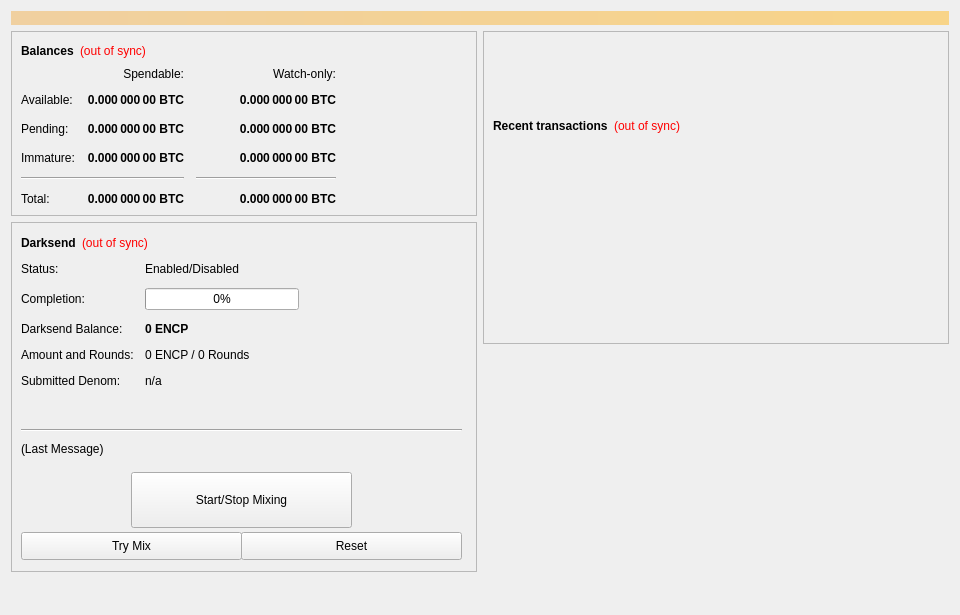
<?xml version="1.0" encoding="UTF-8"?>
<ui version="4.0">
 <class>OverviewPage</class>
 <widget class="QWidget" name="OverviewPage">
  <property name="geometry">
   <rect>
    <x>0</x>
    <y>0</y>
    <width>960</width>
    <height>615</height>
   </rect>
  </property>
  <property name="minimumSize">
   <size>
    <width>960</width>
    <height>0</height>
   </size>
  </property>
  <property name="windowTitle">
   <string>Form</string>
  </property>
  <layout class="QVBoxLayout" name="topLayout">
   <item>
    <widget class="QLabel" name="labelAlerts">
     <property name="visible">
      <bool>false</bool>
     </property>
     <property name="styleSheet">
      <string notr="true">background-color: qlineargradient(x1: 0, y1: 0, x2: 1, y2: 0, stop:0 #F0D0A0, stop:1 #F8D488); color:#000000;</string>
     </property>
     <property name="wordWrap">
      <bool>true</bool>
     </property>
     <property name="margin">
      <number>3</number>
     </property>
    </widget>
   </item>
   <item>
    <layout class="QHBoxLayout" name="horizontalLayout" stretch="1,1">
     <item>
      <layout class="QVBoxLayout" name="verticalLayout_2">
       <item>
        <widget class="QFrame" name="frame">
         <property name="frameShape">
          <enum>QFrame::StyledPanel</enum>
         </property>
         <property name="frameShadow">
          <enum>QFrame::Raised</enum>
         </property>
         <layout class="QVBoxLayout" name="verticalLayout_4">
          <item>
           <layout class="QHBoxLayout" name="horizontalLayout_4">
            <item>
             <widget class="QLabel" name="label_5">
              <property name="font">
               <font>
                <weight>75</weight>
                <bold>true</bold>
               </font>
              </property>
              <property name="text">
               <string>Balances</string>
              </property>
             </widget>
            </item>
            <item>
             <widget class="QLabel" name="labelWalletStatus">
              <property name="cursor">
               <cursorShape>WhatsThisCursor</cursorShape>
              </property>
              <property name="toolTip">
               <string>The displayed information may be out of date. Your wallet automatically synchronizes with the ENCP network after a connection is established, but this process has not completed yet.</string>
              </property>
              <property name="styleSheet">
               <string notr="true">QLabel { color: red; }</string>
              </property>
              <property name="text">
               <string notr="true">(out of sync)</string>
              </property>
              <property name="alignment">
               <set>Qt::AlignLeading|Qt::AlignLeft|Qt::AlignVCenter</set>
              </property>
             </widget>
            </item>
            <item>
             <spacer name="horizontalSpacer_3">
              <property name="orientation">
               <enum>Qt::Horizontal</enum>
              </property>
              <property name="sizeHint" stdset="0">
               <size>
                <width>40</width>
                <height>20</height>
               </size>
              </property>
             </spacer>
            </item>
           </layout>
          </item>
          <item>
           <layout class="QGridLayout" name="gridLayout">
            <property name="spacing">
             <number>12</number>
            </property>
            <item row="2" column="2">
             <widget class="QLabel" name="labelWatchPending">
              <property name="font">
               <font>
                <weight>75</weight>
                <bold>true</bold>
               </font>
              </property>
              <property name="cursor">
               <cursorShape>IBeamCursor</cursorShape>
              </property>
              <property name="toolTip">
               <string>Unconfirmed transactions to watch-only addresses</string>
              </property>
              <property name="text">
               <string notr="true">0.000 000 00 BTC</string>
              </property>
              <property name="alignment">
               <set>Qt::AlignRight|Qt::AlignTrailing|Qt::AlignVCenter</set>
              </property>
              <property name="textInteractionFlags">
               <set>Qt::LinksAccessibleByMouse|Qt::TextSelectableByKeyboard|Qt::TextSelectableByMouse</set>
              </property>
             </widget>
            </item>
            <item row="2" column="1">
             <widget class="QLabel" name="labelUnconfirmed">
              <property name="font">
               <font>
                <weight>75</weight>
                <bold>true</bold>
               </font>
              </property>
              <property name="cursor">
               <cursorShape>IBeamCursor</cursorShape>
              </property>
              <property name="toolTip">
               <string>Total of transactions that have yet to be confirmed, and do not yet count toward the spendable balance</string>
              </property>
              <property name="text">
               <string notr="true">0.000 000 00 BTC</string>
              </property>
              <property name="alignment">
               <set>Qt::AlignRight|Qt::AlignTrailing|Qt::AlignVCenter</set>
              </property>
              <property name="textInteractionFlags">
               <set>Qt::LinksAccessibleByMouse|Qt::TextSelectableByKeyboard|Qt::TextSelectableByMouse</set>
              </property>
             </widget>
            </item>
            <item row="3" column="2">
             <widget class="QLabel" name="labelWatchImmature">
              <property name="font">
               <font>
                <weight>75</weight>
                <bold>true</bold>
               </font>
              </property>
              <property name="cursor">
               <cursorShape>IBeamCursor</cursorShape>
              </property>
              <property name="toolTip">
               <string>Staked or masternode rewards in watch-only addresses that has not yet matured</string>
              </property>
              <property name="text">
               <string notr="true">0.000 000 00 BTC</string>
              </property>
              <property name="alignment">
               <set>Qt::AlignRight|Qt::AlignTrailing|Qt::AlignVCenter</set>
              </property>
              <property name="textInteractionFlags">
               <set>Qt::LinksAccessibleByMouse|Qt::TextSelectableByKeyboard|Qt::TextSelectableByMouse</set>
              </property>
             </widget>
            </item>
            <item row="4" column="0" colspan="2">
             <widget class="Line" name="lineSpendableBalance">
              <property name="orientation">
               <enum>Qt::Horizontal</enum>
              </property>
             </widget>
            </item>
            <item row="4" column="2">
             <widget class="Line" name="lineWatchBalance">
              <property name="sizePolicy">
               <sizepolicy hsizetype="Preferred" vsizetype="Fixed">
                <horstretch>0</horstretch>
                <verstretch>0</verstretch>
               </sizepolicy>
              </property>
              <property name="minimumSize">
               <size>
                <width>140</width>
                <height>0</height>
               </size>
              </property>
              <property name="orientation">
               <enum>Qt::Horizontal</enum>
              </property>
             </widget>
            </item>
            <item row="5" column="0">
             <widget class="QLabel" name="labelTotalText">
              <property name="text">
               <string>Total:</string>
              </property>
             </widget>
            </item>
            <item row="3" column="1">
             <widget class="QLabel" name="labelImmature">
              <property name="font">
               <font>
                <weight>75</weight>
                <bold>true</bold>
               </font>
              </property>
              <property name="cursor">
               <cursorShape>IBeamCursor</cursorShape>
              </property>
              <property name="toolTip">
               <string>Staked or masternode rewards that has not yet matured</string>
              </property>
              <property name="text">
               <string notr="true">0.000 000 00 BTC</string>
              </property>
              <property name="alignment">
               <set>Qt::AlignRight|Qt::AlignTrailing|Qt::AlignVCenter</set>
              </property>
              <property name="textInteractionFlags">
               <set>Qt::LinksAccessibleByMouse|Qt::TextSelectableByKeyboard|Qt::TextSelectableByMouse</set>
              </property>
             </widget>
            </item>
            <item row="2" column="3">
             <spacer name="horizontalSpacer_2">
              <property name="orientation">
               <enum>Qt::Horizontal</enum>
              </property>
              <property name="sizeHint" stdset="0">
               <size>
                <width>40</width>
                <height>20</height>
               </size>
              </property>
             </spacer>
            </item>
            <item row="3" column="0">
             <widget class="QLabel" name="labelImmatureText">
              <property name="text">
               <string>Immature:</string>
              </property>
             </widget>
            </item>
            <item row="5" column="1">
             <widget class="QLabel" name="labelTotal">
              <property name="font">
               <font>
                <weight>75</weight>
                <bold>true</bold>
               </font>
              </property>
              <property name="cursor">
               <cursorShape>IBeamCursor</cursorShape>
              </property>
              <property name="toolTip">
               <string>Your current total balance</string>
              </property>
              <property name="text">
               <string notr="true">0.000 000 00 BTC</string>
              </property>
              <property name="alignment">
               <set>Qt::AlignRight|Qt::AlignTrailing|Qt::AlignVCenter</set>
              </property>
              <property name="textInteractionFlags">
               <set>Qt::LinksAccessibleByMouse|Qt::TextSelectableByKeyboard|Qt::TextSelectableByMouse</set>
              </property>
             </widget>
            </item>
            <item row="5" column="2">
             <widget class="QLabel" name="labelWatchTotal">
              <property name="font">
               <font>
                <weight>75</weight>
                <bold>true</bold>
               </font>
              </property>
              <property name="cursor">
               <cursorShape>IBeamCursor</cursorShape>
              </property>
              <property name="toolTip">
               <string>Current total balance in watch-only addresses</string>
              </property>
              <property name="text">
               <string notr="true">0.000 000 00 BTC</string>
              </property>
              <property name="alignment">
               <set>Qt::AlignRight|Qt::AlignTrailing|Qt::AlignVCenter</set>
              </property>
              <property name="textInteractionFlags">
               <set>Qt::LinksAccessibleByMouse|Qt::TextSelectableByKeyboard|Qt::TextSelectableByMouse</set>
              </property>
             </widget>
            </item>
            <item row="0" column="2">
             <widget class="QLabel" name="labelWatchonly">
              <property name="text">
               <string>Watch-only:</string>
              </property>
              <property name="alignment">
               <set>Qt::AlignRight|Qt::AlignTrailing|Qt::AlignVCenter</set>
              </property>
             </widget>
            </item>
            <item row="1" column="0">
             <widget class="QLabel" name="labelBalanceText">
              <property name="text">
               <string>Available:</string>
              </property>
             </widget>
            </item>
            <item row="1" column="1">
             <widget class="QLabel" name="labelBalance">
              <property name="font">
               <font>
                <weight>75</weight>
                <bold>true</bold>
               </font>
              </property>
              <property name="cursor">
               <cursorShape>IBeamCursor</cursorShape>
              </property>
              <property name="toolTip">
               <string>Your current spendable balance</string>
              </property>
              <property name="text">
               <string notr="true">0.000 000 00 BTC</string>
              </property>
              <property name="alignment">
               <set>Qt::AlignRight|Qt::AlignTrailing|Qt::AlignVCenter</set>
              </property>
              <property name="textInteractionFlags">
               <set>Qt::LinksAccessibleByMouse|Qt::TextSelectableByKeyboard|Qt::TextSelectableByMouse</set>
              </property>
             </widget>
            </item>
            <item row="1" column="2">
             <widget class="QLabel" name="labelWatchAvailable">
              <property name="font">
               <font>
                <weight>75</weight>
                <bold>true</bold>
               </font>
              </property>
              <property name="cursor">
               <cursorShape>IBeamCursor</cursorShape>
              </property>
              <property name="toolTip">
               <string>Your current balance in watch-only addresses</string>
              </property>
              <property name="text">
               <string notr="true">0.000 000 00 BTC</string>
              </property>
              <property name="alignment">
               <set>Qt::AlignRight|Qt::AlignTrailing|Qt::AlignVCenter</set>
              </property>
              <property name="textInteractionFlags">
               <set>Qt::LinksAccessibleByMouse|Qt::TextSelectableByKeyboard|Qt::TextSelectableByMouse</set>
              </property>
             </widget>
            </item>
            <item row="2" column="0">
             <widget class="QLabel" name="labelPendingText">
              <property name="text">
               <string>Pending:</string>
              </property>
             </widget>
            </item>
            <item row="0" column="1">
             <widget class="QLabel" name="labelSpendable">
              <property name="text">
               <string>Spendable:</string>
              </property>
              <property name="alignment">
               <set>Qt::AlignRight|Qt::AlignTrailing|Qt::AlignVCenter</set>
              </property>
             </widget>
            </item>
           </layout>
          </item>
         </layout>
        </widget>
       </item>
       <item>
        <widget class="QFrame" name="frameDarksend">
         <property name="minimumSize">
          <size>
           <width>0</width>
           <height>350</height>
          </size>
         </property>
         <property name="layoutDirection">
          <enum>Qt::LeftToRight</enum>
         </property>
         <property name="frameShape">
          <enum>QFrame::StyledPanel</enum>
         </property>
         <property name="frameShadow">
          <enum>QFrame::Raised</enum>
         </property>
         <widget class="QWidget" name="formLayoutWidget">
          <property name="geometry">
           <rect>
            <x>10</x>
            <y>40</y>
            <width>451</width>
            <height>161</height>
           </rect>
          </property>
          <layout class="QFormLayout" name="formLayout">
           <property name="fieldGrowthPolicy">
            <enum>QFormLayout::AllNonFixedFieldsGrow</enum>
           </property>
           <property name="horizontalSpacing">
            <number>11</number>
           </property>
           <property name="verticalSpacing">
            <number>12</number>
           </property>
           <item row="0" column="0">
            <widget class="QLabel" name="label_6">
             <property name="text">
              <string>Status:</string>
             </property>
            </widget>
           </item>
           <item row="1" column="0">
            <widget class="QLabel" name="label_7">
             <property name="text">
              <string>Completion:</string>
             </property>
            </widget>
           </item>
           <item row="1" column="1">
            <widget class="QProgressBar" name="DarksendProgress">
             <property name="maximumSize">
              <size>
               <width>154</width>
               <height>16777215</height>
              </size>
             </property>
             <property name="value">
              <number>0</number>
             </property>
            </widget>
           </item>
           <item row="2" column="0">
            <widget class="QLabel" name="labelAnonymizedText">
             <property name="text">
              <string>Darksend Balance:</string>
             </property>
            </widget>
           </item>
           <item row="2" column="1">
            <widget class="QLabel" name="labelAnonymized">
             <property name="font">
              <font>
               <weight>75</weight>
               <bold>true</bold>
              </font>
             </property>
             <property name="text">
              <string notr="true">0 ENCP</string>
             </property>
            </widget>
           </item>
           <item row="3" column="0">
            <widget class="QLabel" name="label_8">
             <property name="text">
              <string>Amount and Rounds:</string>
             </property>
            </widget>
           </item>
           <item row="3" column="1">
            <widget class="QLabel" name="labelAmountRounds">
             <property name="text">
              <string>0 ENCP / 0 Rounds</string>
             </property>
            </widget>
           </item>
           <item row="4" column="0">
            <widget class="QLabel" name="label_9">
             <property name="text">
              <string>Submitted Denom:</string>
             </property>
            </widget>
           </item>
           <item row="4" column="1">
            <widget class="QLabel" name="labelSubmittedDenom">
             <property name="toolTip">
              <string>The denominations you submitted to the Masternode.&lt;br&gt;To mix, other users must submit the exact same denominations.</string>
             </property>
             <property name="text">
              <string>n/a</string>
             </property>
            </widget>
           </item>
           <item row="0" column="1">
            <widget class="QLabel" name="DarksendEnabled">
             <property name="text">
              <string>Enabled/Disabled</string>
             </property>
            </widget>
           </item>
          </layout>
         </widget>
         <widget class="QPushButton" name="runAutoDenom">
          <property name="geometry">
           <rect>
            <x>251</x>
            <y>17</y>
            <width>1</width>
            <height>1</height>
           </rect>
          </property>
          <property name="palette">
           <palette>
            <active>
             <colorrole role="WindowText">
              <brush brushstyle="SolidPattern">
               <color alpha="255">
                <red>0</red>
                <green>0</green>
                <blue>0</blue>
               </color>
              </brush>
             </colorrole>
             <colorrole role="Button">
              <brush brushstyle="SolidPattern">
               <color alpha="255">
                <red>239</red>
                <green>238</green>
                <blue>238</blue>
               </color>
              </brush>
             </colorrole>
             <colorrole role="Light">
              <brush brushstyle="SolidPattern">
               <color alpha="255">
                <red>255</red>
                <green>255</green>
                <blue>255</blue>
               </color>
              </brush>
             </colorrole>
             <colorrole role="Midlight">
              <brush brushstyle="SolidPattern">
               <color alpha="255">
                <red>247</red>
                <green>246</green>
                <blue>246</blue>
               </color>
              </brush>
             </colorrole>
             <colorrole role="Dark">
              <brush brushstyle="SolidPattern">
               <color alpha="255">
                <red>119</red>
                <green>119</green>
                <blue>119</blue>
               </color>
              </brush>
             </colorrole>
             <colorrole role="Mid">
              <brush brushstyle="SolidPattern">
               <color alpha="255">
                <red>159</red>
                <green>159</green>
                <blue>159</blue>
               </color>
              </brush>
             </colorrole>
             <colorrole role="Text">
              <brush brushstyle="SolidPattern">
               <color alpha="255">
                <red>0</red>
                <green>0</green>
                <blue>0</blue>
               </color>
              </brush>
             </colorrole>
             <colorrole role="BrightText">
              <brush brushstyle="SolidPattern">
               <color alpha="255">
                <red>255</red>
                <green>255</green>
                <blue>255</blue>
               </color>
              </brush>
             </colorrole>
             <colorrole role="ButtonText">
              <brush brushstyle="SolidPattern">
               <color alpha="255">
                <red>0</red>
                <green>0</green>
                <blue>0</blue>
               </color>
              </brush>
             </colorrole>
             <colorrole role="Base">
              <brush brushstyle="SolidPattern">
               <color alpha="255">
                <red>255</red>
                <green>255</green>
                <blue>255</blue>
               </color>
              </brush>
             </colorrole>
             <colorrole role="Window">
              <brush brushstyle="SolidPattern">
               <color alpha="255">
                <red>239</red>
                <green>238</green>
                <blue>238</blue>
               </color>
              </brush>
             </colorrole>
             <colorrole role="Shadow">
              <brush brushstyle="SolidPattern">
               <color alpha="255">
                <red>0</red>
                <green>0</green>
                <blue>0</blue>
               </color>
              </brush>
             </colorrole>
             <colorrole role="AlternateBase">
              <brush brushstyle="SolidPattern">
               <color alpha="255">
                <red>247</red>
                <green>246</green>
                <blue>246</blue>
               </color>
              </brush>
             </colorrole>
             <colorrole role="ToolTipBase">
              <brush brushstyle="SolidPattern">
               <color alpha="255">
                <red>255</red>
                <green>255</green>
                <blue>220</blue>
               </color>
              </brush>
             </colorrole>
             <colorrole role="ToolTipText">
              <brush brushstyle="SolidPattern">
               <color alpha="255">
                <red>0</red>
                <green>0</green>
                <blue>0</blue>
               </color>
              </brush>
             </colorrole>
            </active>
            <inactive>
             <colorrole role="WindowText">
              <brush brushstyle="SolidPattern">
               <color alpha="255">
                <red>0</red>
                <green>0</green>
                <blue>0</blue>
               </color>
              </brush>
             </colorrole>
             <colorrole role="Button">
              <brush brushstyle="SolidPattern">
               <color alpha="255">
                <red>239</red>
                <green>238</green>
                <blue>238</blue>
               </color>
              </brush>
             </colorrole>
             <colorrole role="Light">
              <brush brushstyle="SolidPattern">
               <color alpha="255">
                <red>255</red>
                <green>255</green>
                <blue>255</blue>
               </color>
              </brush>
             </colorrole>
             <colorrole role="Midlight">
              <brush brushstyle="SolidPattern">
               <color alpha="255">
                <red>247</red>
                <green>246</green>
                <blue>246</blue>
               </color>
              </brush>
             </colorrole>
             <colorrole role="Dark">
              <brush brushstyle="SolidPattern">
               <color alpha="255">
                <red>119</red>
                <green>119</green>
                <blue>119</blue>
               </color>
              </brush>
             </colorrole>
             <colorrole role="Mid">
              <brush brushstyle="SolidPattern">
               <color alpha="255">
                <red>159</red>
                <green>159</green>
                <blue>159</blue>
               </color>
              </brush>
             </colorrole>
             <colorrole role="Text">
              <brush brushstyle="SolidPattern">
               <color alpha="255">
                <red>0</red>
                <green>0</green>
                <blue>0</blue>
               </color>
              </brush>
             </colorrole>
             <colorrole role="BrightText">
              <brush brushstyle="SolidPattern">
               <color alpha="255">
                <red>255</red>
                <green>255</green>
                <blue>255</blue>
               </color>
              </brush>
             </colorrole>
             <colorrole role="ButtonText">
              <brush brushstyle="SolidPattern">
               <color alpha="255">
                <red>0</red>
                <green>0</green>
                <blue>0</blue>
               </color>
              </brush>
             </colorrole>
             <colorrole role="Base">
              <brush brushstyle="SolidPattern">
               <color alpha="255">
                <red>255</red>
                <green>255</green>
                <blue>255</blue>
               </color>
              </brush>
             </colorrole>
             <colorrole role="Window">
              <brush brushstyle="SolidPattern">
               <color alpha="255">
                <red>239</red>
                <green>238</green>
                <blue>238</blue>
               </color>
              </brush>
             </colorrole>
             <colorrole role="Shadow">
              <brush brushstyle="SolidPattern">
               <color alpha="255">
                <red>0</red>
                <green>0</green>
                <blue>0</blue>
               </color>
              </brush>
             </colorrole>
             <colorrole role="AlternateBase">
              <brush brushstyle="SolidPattern">
               <color alpha="255">
                <red>247</red>
                <green>246</green>
                <blue>246</blue>
               </color>
              </brush>
             </colorrole>
             <colorrole role="ToolTipBase">
              <brush brushstyle="SolidPattern">
               <color alpha="255">
                <red>255</red>
                <green>255</green>
                <blue>220</blue>
               </color>
              </brush>
             </colorrole>
             <colorrole role="ToolTipText">
              <brush brushstyle="SolidPattern">
               <color alpha="255">
                <red>0</red>
                <green>0</green>
                <blue>0</blue>
               </color>
              </brush>
             </colorrole>
            </inactive>
            <disabled>
             <colorrole role="WindowText">
              <brush brushstyle="SolidPattern">
               <color alpha="255">
                <red>119</red>
                <green>119</green>
                <blue>119</blue>
               </color>
              </brush>
             </colorrole>
             <colorrole role="Button">
              <brush brushstyle="SolidPattern">
               <color alpha="255">
                <red>239</red>
                <green>238</green>
                <blue>238</blue>
               </color>
              </brush>
             </colorrole>
             <colorrole role="Light">
              <brush brushstyle="SolidPattern">
               <color alpha="255">
                <red>255</red>
                <green>255</green>
                <blue>255</blue>
               </color>
              </brush>
             </colorrole>
             <colorrole role="Midlight">
              <brush brushstyle="SolidPattern">
               <color alpha="255">
                <red>247</red>
                <green>246</green>
                <blue>246</blue>
               </color>
              </brush>
             </colorrole>
             <colorrole role="Dark">
              <brush brushstyle="SolidPattern">
               <color alpha="255">
                <red>119</red>
                <green>119</green>
                <blue>119</blue>
               </color>
              </brush>
             </colorrole>
             <colorrole role="Mid">
              <brush brushstyle="SolidPattern">
               <color alpha="255">
                <red>159</red>
                <green>159</green>
                <blue>159</blue>
               </color>
              </brush>
             </colorrole>
             <colorrole role="Text">
              <brush brushstyle="SolidPattern">
               <color alpha="255">
                <red>119</red>
                <green>119</green>
                <blue>119</blue>
               </color>
              </brush>
             </colorrole>
             <colorrole role="BrightText">
              <brush brushstyle="SolidPattern">
               <color alpha="255">
                <red>255</red>
                <green>255</green>
                <blue>255</blue>
               </color>
              </brush>
             </colorrole>
             <colorrole role="ButtonText">
              <brush brushstyle="SolidPattern">
               <color alpha="255">
                <red>119</red>
                <green>119</green>
                <blue>119</blue>
               </color>
              </brush>
             </colorrole>
             <colorrole role="Base">
              <brush brushstyle="SolidPattern">
               <color alpha="255">
                <red>239</red>
                <green>238</green>
                <blue>238</blue>
               </color>
              </brush>
             </colorrole>
             <colorrole role="Window">
              <brush brushstyle="SolidPattern">
               <color alpha="255">
                <red>239</red>
                <green>238</green>
                <blue>238</blue>
               </color>
              </brush>
             </colorrole>
             <colorrole role="Shadow">
              <brush brushstyle="SolidPattern">
               <color alpha="255">
                <red>0</red>
                <green>0</green>
                <blue>0</blue>
               </color>
              </brush>
             </colorrole>
             <colorrole role="AlternateBase">
              <brush brushstyle="SolidPattern">
               <color alpha="255">
                <red>239</red>
                <green>238</green>
                <blue>238</blue>
               </color>
              </brush>
             </colorrole>
             <colorrole role="ToolTipBase">
              <brush brushstyle="SolidPattern">
               <color alpha="255">
                <red>255</red>
                <green>255</green>
                <blue>220</blue>
               </color>
              </brush>
             </colorrole>
             <colorrole role="ToolTipText">
              <brush brushstyle="SolidPattern">
               <color alpha="255">
                <red>0</red>
                <green>0</green>
                <blue>0</blue>
               </color>
              </brush>
             </colorrole>
            </disabled>
           </palette>
          </property>
          <property name="focusPolicy">
           <enum>Qt::NoFocus</enum>
          </property>
          <property name="autoFillBackground">
           <bool>true</bool>
          </property>
          <property name="text">
           <string/>
          </property>
          <property name="flat">
           <bool>true</bool>
          </property>
         </widget>
         <widget class="QPushButton" name="toggleDarksend">
          <property name="geometry">
           <rect>
            <x>120</x>
            <y>250</y>
            <width>221</width>
            <height>56</height>
           </rect>
          </property>
          <property name="sizePolicy">
           <sizepolicy hsizetype="MinimumExpanding" vsizetype="Fixed">
            <horstretch>0</horstretch>
            <verstretch>0</verstretch>
           </sizepolicy>
          </property>
          <property name="text">
           <string>Start/Stop Mixing</string>
          </property>
         </widget>
         <widget class="Line" name="lineLastMessage">
          <property name="geometry">
           <rect>
            <x>10</x>
            <y>200</y>
            <width>441</width>
            <height>16</height>
           </rect>
          </property>
          <property name="orientation">
           <enum>Qt::Horizontal</enum>
          </property>
         </widget>
         <widget class="QLabel" name="DarksendStatus">
          <property name="geometry">
           <rect>
            <x>10</x>
            <y>220</y>
            <width>451</width>
            <height>61</height>
           </rect>
          </property>
          <property name="minimumSize">
           <size>
            <width>288</width>
            <height>43</height>
           </size>
          </property>
          <property name="text">
           <string>(Last Message)</string>
          </property>
          <property name="alignment">
           <set>Qt::AlignLeading|Qt::AlignLeft|Qt::AlignTop</set>
          </property>
          <property name="wordWrap">
           <bool>true</bool>
          </property>
         </widget>
         <widget class="QPushButton" name="DarksendAuto">
          <property name="geometry">
           <rect>
            <x>10</x>
            <y>310</y>
            <width>221</width>
            <height>28</height>
           </rect>
          </property>
          <property name="sizePolicy">
           <sizepolicy hsizetype="MinimumExpanding" vsizetype="Fixed">
            <horstretch>0</horstretch>
            <verstretch>0</verstretch>
           </sizepolicy>
          </property>
          <property name="toolTip">
           <string>Try to manually submit a Darksend request.</string>
          </property>
          <property name="text">
           <string>Try Mix</string>
          </property>
         </widget>
         <widget class="QPushButton" name="DarksendReset">
          <property name="geometry">
           <rect>
            <x>230</x>
            <y>310</y>
            <width>221</width>
            <height>28</height>
           </rect>
          </property>
          <property name="sizePolicy">
           <sizepolicy hsizetype="MinimumExpanding" vsizetype="Fixed">
            <horstretch>0</horstretch>
            <verstretch>0</verstretch>
           </sizepolicy>
          </property>
          <property name="toolTip">
           <string>Reset the current status of Darksend (can interrupt Darksend if it's in the process of Mixing, which can cost you money!)</string>
          </property>
          <property name="autoFillBackground">
           <bool>false</bool>
          </property>
          <property name="text">
           <string>Reset</string>
          </property>
         </widget>
         <widget class="QWidget" name="layoutWidget">
          <property name="geometry">
           <rect>
            <x>10</x>
            <y>10</y>
            <width>431</width>
            <height>22</height>
           </rect>
          </property>
          <layout class="QHBoxLayout" name="horizontalLayout_5">
           <item>
            <widget class="QLabel" name="label_2">
             <property name="font">
              <font>
               <weight>75</weight>
               <bold>true</bold>
              </font>
             </property>
             <property name="text">
              <string>Darksend</string>
             </property>
            </widget>
           </item>
           <item>
            <widget class="QLabel" name="labelDarksendSyncStatus">
             <property name="toolTip">
              <string>The displayed information may be out of date. Your wallet automatically synchronizes with the ENCP network after a connection is established, but this process has not completed yet.</string>
             </property>
             <property name="styleSheet">
              <string notr="true">QLabel { color: red; }</string>
             </property>
             <property name="text">
              <string notr="true">(out of sync)</string>
             </property>
             <property name="alignment">
              <set>Qt::AlignLeading|Qt::AlignLeft|Qt::AlignVCenter</set>
             </property>
            </widget>
           </item>
           <item>
            <spacer name="horizontalSpacer_4">
             <property name="orientation">
              <enum>Qt::Horizontal</enum>
             </property>
             <property name="sizeHint" stdset="0">
              <size>
               <width>40</width>
               <height>20</height>
              </size>
             </property>
            </spacer>
           </item>
          </layout>
         </widget>
        </widget>
       </item>
       <item>
        <spacer name="verticalSpacer">
         <property name="orientation">
          <enum>Qt::Vertical</enum>
         </property>
         <property name="sizeHint" stdset="0">
          <size>
           <width>20</width>
           <height>40</height>
          </size>
         </property>
        </spacer>
       </item>
      </layout>
     </item>
     <item>
      <layout class="QVBoxLayout" name="verticalLayout_3">
       <item>
        <widget class="QFrame" name="frame_2">
         <property name="frameShape">
          <enum>QFrame::StyledPanel</enum>
         </property>
         <property name="frameShadow">
          <enum>QFrame::Raised</enum>
         </property>
         <layout class="QVBoxLayout" name="verticalLayout">
          <item>
           <spacer name="verticalSpacer_3">
            <property name="orientation">
             <enum>Qt::Vertical</enum>
            </property>
            <property name="sizeType">
             <enum>QSizePolicy::Fixed</enum>
            </property>
            <property name="sizeHint" stdset="0">
             <size>
              <width>20</width>
              <height>75</height>
             </size>
            </property>
           </spacer>
          </item>
          <item>
           <layout class="QHBoxLayout" name="horizontalLayout_2">
            <item>
             <widget class="QLabel" name="label_4">
              <property name="font">
               <font>
                <weight>75</weight>
                <bold>true</bold>
               </font>
              </property>
              <property name="text">
               <string>Recent transactions</string>
              </property>
             </widget>
            </item>
            <item>
             <widget class="QLabel" name="labelTransactionsStatus">
              <property name="cursor">
               <cursorShape>WhatsThisCursor</cursorShape>
              </property>
              <property name="toolTip">
               <string>The displayed information may be out of date. Your wallet automatically synchronizes with the ENCP network after a connection is established, but this process has not completed yet.</string>
              </property>
              <property name="styleSheet">
               <string notr="true">QLabel { color: red; }</string>
              </property>
              <property name="text">
               <string notr="true">(out of sync)</string>
              </property>
              <property name="alignment">
               <set>Qt::AlignRight|Qt::AlignTrailing|Qt::AlignVCenter</set>
              </property>
             </widget>
            </item>
            <item>
             <spacer name="horizontalSpacer">
              <property name="orientation">
               <enum>Qt::Horizontal</enum>
              </property>
              <property name="sizeHint" stdset="0">
               <size>
                <width>40</width>
                <height>20</height>
               </size>
              </property>
             </spacer>
            </item>
           </layout>
          </item>
          <item>
           <widget class="QListView" name="listTransactions">
            <property name="styleSheet">
             <string notr="true">QListView { background: transparent; }</string>
            </property>
            <property name="frameShape">
             <enum>QFrame::NoFrame</enum>
            </property>
            <property name="verticalScrollBarPolicy">
             <enum>Qt::ScrollBarAlwaysOff</enum>
            </property>
            <property name="horizontalScrollBarPolicy">
             <enum>Qt::ScrollBarAlwaysOff</enum>
            </property>
            <property name="selectionMode">
             <enum>QAbstractItemView::NoSelection</enum>
            </property>
           </widget>
          </item>
         </layout>
        </widget>
       </item>
       <item>
        <spacer name="verticalSpacer_2">
         <property name="orientation">
          <enum>Qt::Vertical</enum>
         </property>
         <property name="sizeType">
          <enum>QSizePolicy::Expanding</enum>
         </property>
         <property name="sizeHint" stdset="0">
          <size>
           <width>20</width>
           <height>40</height>
          </size>
         </property>
        </spacer>
       </item>
      </layout>
     </item>
    </layout>
   </item>
  </layout>
 </widget>
 <resources/>
 <connections/>
</ui>
